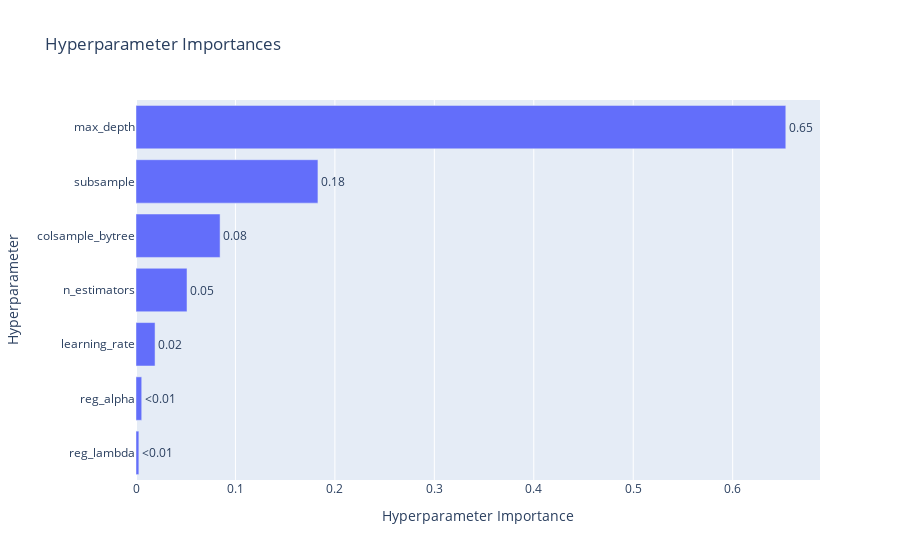

Write notebook code for a chart like this one.
### Markdown cell above
## 3. Phase de Validation : Optimisation des Hyperparamètres avec Optuna

### Code cell
print("\n--- Démarrage de l'optimisation des hyperparamètres avec Optuna ---")

def objective(trial):
    params = {
        'n_estimators': trial.suggest_int('n_estimators', 500, 4000),
        'learning_rate': trial.suggest_float('learning_rate', 0.01, 0.1, log=True),
        'max_depth': trial.suggest_int('max_depth', 3, 10),
        'subsample': trial.suggest_float('subsample', 0.5, 1.0),
        'colsample_bytree': trial.suggest_float('colsample_bytree', 0.5, 1.0),
        'reg_alpha': trial.suggest_float('reg_alpha', 1e-8, 1.0, log=True),
        'reg_lambda': trial.suggest_float('reg_lambda', 1e-8, 1.0, log=True),
        'random_state': 42,
        'n_jobs': -1
    }
    model = xgb.XGBRegressor(**params)
    full_pipeline = Pipeline(steps=[
        ('preprocessor', preprocessor),
        ('regressor', model)
    ])
    kf = KFold(n_splits=5, shuffle=True, random_state=42)
    score = cross_val_score(full_pipeline, X, y, cv=kf, scoring='neg_root_mean_squared_error').mean()
    return -score

study = optuna.create_study(direction='minimize')
study.optimize(objective, n_trials=50, timeout=600)

print(f"\nMeilleur score RMSLE (validation croisée): {study.best_value:.5f}")
print("Meilleurs hyperparamètres trouvés:")
print(study.best_params)

optuna.visualization.plot_optimization_history(study)
optuna.visualization.plot_param_importances(study)

### Figure 1 — Plotly figure (JSON) as saved in the notebook; plotly's stock layout.template omitted (floating-point values rounded to 4 significant figures)
{"data": [{"cliponaxis": false, "hovertemplate": ["reg_lambda (FloatDistribution): 0.0028756129327955336<extra></extra>", "reg_alpha (FloatDistribution): 0.005747674636490305<extra></extra>", "learning_rate (FloatDistribution): 0.01915465394948358<extra></extra>", "n_estimators (IntDistribution): 0.05129250875694005<extra></extra>", "colsample_bytree (FloatDistribution): 0.0845561245224566<extra></extra>", "subsample (FloatDistribution): 0.18295420623642397<extra></extra>", "max_depth (IntDistribution): 0.65341921896541<extra></extra>"], "name": "Objective Value", "orientation": "h", "text": ["<0.01", "<0.01", "0.02", "0.05", "0.08", "0.18", "0.65"], "textposition": "outside", "type": "bar", "x": [0.002876, 0.005748, 0.01915, 0.05129, 0.08456, 0.183, 0.6534], "y": ["reg_lambda", "reg_alpha", "learning_rate", "n_estimators", "colsample_bytree", "subsample", "max_depth"]}], "layout": {"title": {"text": "Hyperparameter Importances"}, "xaxis": {"title": {"text": "Hyperparameter Importance"}}, "yaxis": {"title": {"text": "Hyperparameter"}}}}
